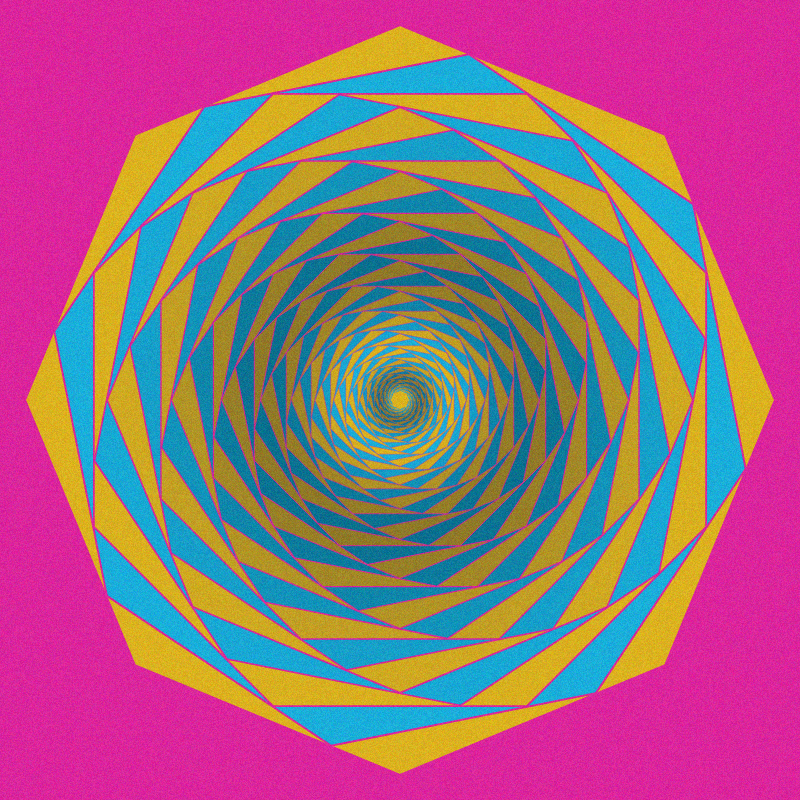
Frame 1 (no input)
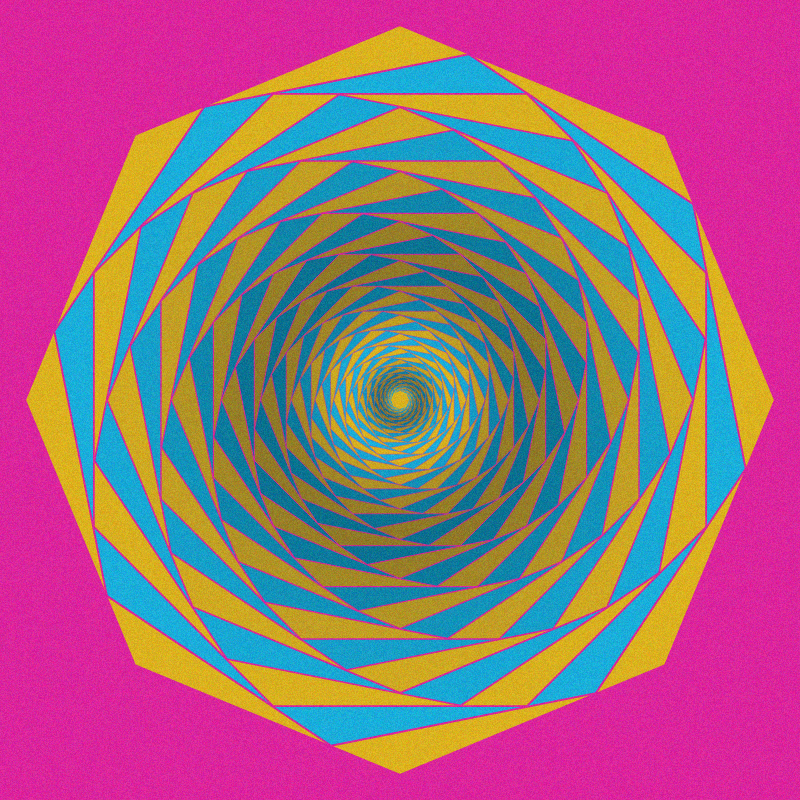
Frame 2 (the mouse pressed at the canvas centre, redrawn once)

The p5.js sketch that drew these frames (run headless with seeded random() and noise() and a simulated clock; the mouse was pressed at the canvas centre and the sketch redrawn once):

// p5.js sketch
// ── sketch.js
const NOISE_DIFF = 15;

function setup() {
  createCanvas(800, 800); // create a 400 x 400 canvas
  angleMode(DEGREES);
  colorMode(HSB);
  noLoop();

}

function draw() {
  background(321,83,86); // set the background color to gray
  stroke(321,83,86); // set the stroke color to black
  strokeWeight(2);
  translate(width/2, height/2);
  let myRadius= width/2-25;
  let myAngle = 360/8
  const lightViolet = color(47,86,86);
  const darkViolet = color(47,73,56);
  const lightGreen = color(194,88,86);
  const darkGreen = color(194,93,56);

  // calculate the vertices of the octagon
  for (let x = 0; x < 61; x ++){

    const colorDist = (cos(map(x, 0, 61/2, 0, 360)) +1) / 2;

    if (x % 2 == 0){
      fill(lerpColor(darkViolet, lightViolet, colorDist));
    }
    else{
      fill(lerpColor(darkGreen, lightGreen, colorDist));
    }

    beginShape();
    for (let i = 0; i < 8; i ++){
      vertex(myRadius * cos(i * myAngle), myRadius * sin(i*myAngle));
    }
    endShape(CLOSE);

    rotate(myAngle/4);
    scale(.94);
  }

  // Add noise to the image
  loadPixels();
  // for (let i = 0; i < width; i++) {
  //   for (let j = 0; j < height; j++) {
  for (let i = 0; i < width; i++) {
    for (let j = 0; j < height * 4; j++) {
      let index = (i + j * width) * 4;
      let r = pixels[index];
      let g = pixels[index + 1];
      let b = pixels[index + 2];
      
      // Add noise to the color values
      r += random(-NOISE_DIFF, NOISE_DIFF);
      g += random(-NOISE_DIFF, NOISE_DIFF);
      b += random(-NOISE_DIFF, NOISE_DIFF);
      
      pixels[index] = r;
      pixels[index + 1] = g;
      pixels[index + 2] = b;
    }
  }
  updatePixels();

}
